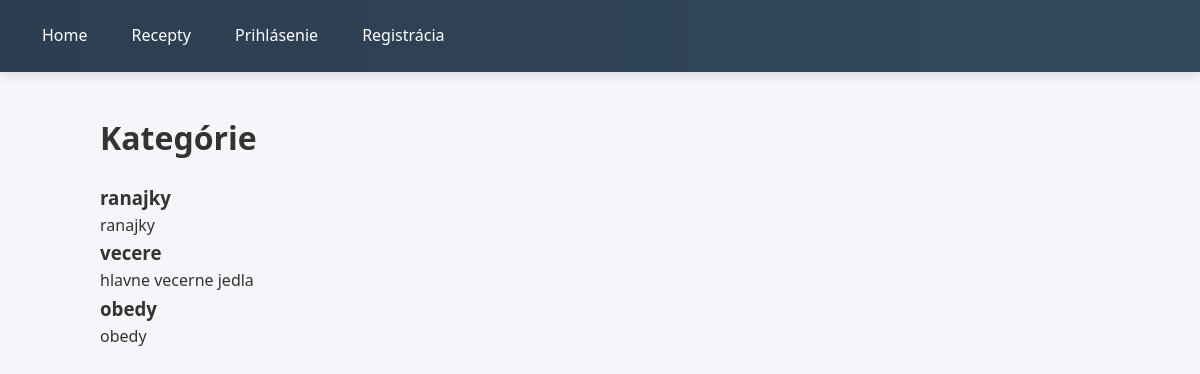
Page /categories/ on the committed database.
### recipes/models.py (models this page shows, shortened)
class Category(models.Model):
    name = models.CharField(max_length=100)
    description = models.TextField(blank=True)

### recipes/views.py (the view)
# urls.py: path('categories/', views.category_list, name='category_list'),
def category_list(request):
    categories = Category.objects.all()
    return render(request, 'recipes/category_list.html', {'categories': categories})

### recipes/templates/recipes/category_list.html (shortened to what this page needs)
{% extends 'recipes/base.html' %}
{% block content %}
<h1>Kategórie</h1>
{% for category in categories %}
    <div class="list-card">
        <h3>{{ category.name }}</h3>
        {% if category.description %}
            <p>{{ category.description }}</p>
        {% else %}
            <p>Bez popisu</p>
        {% endif %}
    </div>
{% empty %}
    <p class="empty-text">Zatiaľ nie sú pridané žiadne kategórie.</p>
{% endfor %}
{% endblock %}

### recipes/static/recipes/style.css (style rules this page uses)
* { margin: 0; padding: 0; box-sizing: border-box; }
body { font-family: "Segoe UI", Roboto, Arial, sans-serif; background: #f4f6f9; color: #333; line-height: 1.6; }
h1, h2 { margin-bottom: 20px; }

### rows in the picture
Category: name "ranajky", description "ranajky"
Category: name "vecere", description "hlavne vecerne jedla"
Category: name "obedy", description "obedy"
